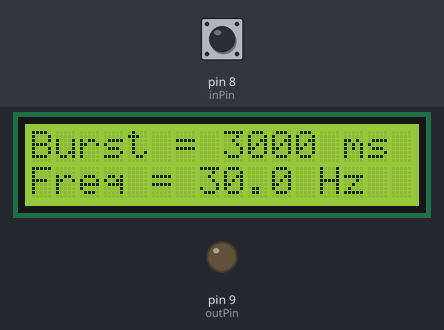
Recording of a sketch running on a simulated Arduino Uno, built with avr-gcc and run on an emulated ATmega328P. Shown: 16×2 character LCD, output pins drawn as LEDs (lit = HIGH). The inputs (shaded band) are chosen by the test bench; at power-on: pin 8 (inPin) HIGH. Pins used as bus, display or sensor lines are not drawn; what the sketch prints to the serial monitor is not drawn.

Above: at 1.3 s.
1.4 s: pin 8 (inPin) pulsed LOW 5 times (0.12 s each, 0.3 s apart)
At 3.47 s:
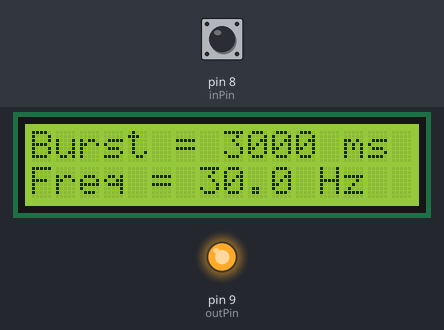
Timing chart, 0 to 7.2 s (numbered marks = the images above; inputs shaded):
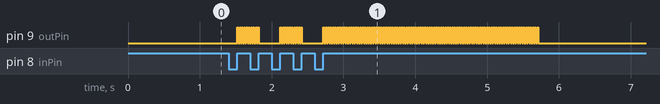

The sketch:

serialProgPulseLaserBurstWithLCD.ino
```cpp
/*

    When inPin goes from low to high, start pulsing on outPin with a pulseHalfPeriod.
    Keep pulsing for burstDuration and abort if inPin goes low to high

    Serial connection can be used to set burstDuration and pulseFreq
    String should look like this 'burstDuration:pulseFreq', where both are integers.  Values of 0 are ignored.

    See https://forum.arduino.cc/t/serial-input-basics/278284/2

    IC2 controlled LCD (I2C 16x2) shows current set points

    A4 connects to SDA
    A5 connects to SCL
    see also:
    https://wiki.dfrobot.com/I2C_TWI_LCD1602_Module__Gadgeteer_Compatible___SKU__DFR0063_
    https://www.makerguides.com/character-i2c-lcd-arduino-tutorial/

*/

#include <LiquidCrystal_I2C.h>
#include <Wire.h>

// The following values must match those used in arduinoSerialPulseGenerator.m
#define NEWLINE 10 // Linefeed LF (0x0A) sent to terminate string in Matlab, could also use CarriageReturn (CR) = 13 = 0x0D
#define BUFFERSIZE 52 // all commands will be this many bytes
#define BAUDRATE 115200 // must match matlab value

#define ABORTCMD "ABORT"
#define TRIGGERCMD "TRIGGER"
#define VALIDATECMD "VALIDATE"

#define MAXDURATION 4294967290 // for unsigned long

// Hardware Assignments
const int inPin = 8;
const int outPin = 9;
const int burstActivePin = LED_BUILTIN; // built in LED will show pulses

unsigned long currTime, burstEndTime, laserToggleTime;
unsigned long burstDuration = 3000; // ms
float pulseFreq = 30; // Hz
unsigned long pulseHalfPeriod; // ms, one on-off cycle occurs every 2 pulseHalfPeriods
int laserState = LOW;
int pulseActive = LOW;

bool abortFlag = false;
bool serialTrigger = false;
bool startBurst = false;

// Variables to set minimum interval before trigger pulses
unsigned long readyForTriggerTime;
int debounceWindow = 50; // ms, define minimum time between toggles

// LCD Interface
// Set the LCD address to 0x20 for a 16 chars and 2 line display
// (all address jumpers in place)
LiquidCrystal_I2C lcd(0x20, 16, 2);

bool inPinToggled = false;

int inPinState, prevInPinState;

enum programStates {
  WAITING,
  PULSING
};
int programState = WAITING;

void setup() {
  pinMode(inPin, INPUT);
  pinMode(outPin, OUTPUT);
  pinMode(burstActivePin, OUTPUT);
  inPinState = digitalRead(inPin);
  prevInPinState = inPinState;
  readyForTriggerTime = 0;

  // Calculate the pulseHalfPeriod based on frequency
  pulseHalfPeriod = 500 / pulseFreq;

  // Init the LCD
  lcd.init();
  lcd.backlight();
  lcd.clear();
  outputStateToLCD();

  // Activate the Serial interface
  Serial.begin(BAUDRATE);

}


void outputStateToLCD() {
  // Show current parameters
  lcd.home();
  lcd.print("Burst = ");
  if (burstDuration < MAXDURATION) {
    lcd.print(burstDuration);
    lcd.print(" ms     ");
  } else {
    lcd.print(" inf    ");
  }
  lcd.setCursor(0, 1);
  lcd.print("Freq = ");
  lcd.print(pulseFreq, 1);
  lcd.print(" Hz    ");
}


void loop() {

  currTime = millis();

  // Look for trigger pulses on inPin
  inPinToggled = false;
  if (currTime >= readyForTriggerTime || serialTrigger) {
    inPinState = digitalRead(inPin);
    if (inPinState != prevInPinState) { // toggle occured
      inPinToggled = true;
      prevInPinState = inPinState;
      readyForTriggerTime = currTime + debounceWindow;
      if (inPinToggled && inPinState == HIGH) startBurst = true;
    }
  }
  startBurst = (inPinToggled && inPinState == HIGH) || serialTrigger;

  // Determine when to start/stop pulse and when to turn the laser on and off
  switch (programState) {
    case WAITING:
      if (startBurst) {
        programState = PULSING;
        burstEndTime = currTime + burstDuration;
        laserToggleTime = currTime + pulseHalfPeriod;
        laserState = HIGH;
        pulseActive = HIGH;
        Serial.println("BurstStarting");
      }
      break;
    case PULSING:
      if ((inPinToggled && inPinState == HIGH) || (currTime > burstEndTime) || abortFlag) {
        laserState = LOW;
        pulseActive = LOW;
        programState = WAITING;
        if (abortFlag) Serial.println("BurstAborted");
        else Serial.println("BurstComplete");
      } else if (currTime >= laserToggleTime) {
        laserState = !laserState;
        laserToggleTime = currTime + pulseHalfPeriod;
      }
      break;
  }

  digitalWrite(outPin, laserState);
  digitalWrite(burstActivePin, pulseActive);

  // Process any command received over the serial interface
  abortFlag = false;
  serialTrigger = false;
  if (Serial.available() >= BUFFERSIZE) {
    String commandStr = Serial.readStringUntil(NEWLINE);
    while (Serial.available()) Serial.read(); // flush buffer
    // Look for ABORT or VALIDATE commands
    if (commandStr == ABORTCMD) abortFlag = true;
    else if (commandStr == VALIDATECMD) Serial.println("VALID");
    else if (commandStr == TRIGGERCMD) serialTrigger = true;
    else { // Assign variables based on string content
      int intBurst, intFreq;
      bool needRefresh = false;
      sscanf(commandStr.c_str(), "%d:%d", &intBurst, &intFreq);
      if ((intBurst > 0) && (burstDuration != intBurst)) {
        burstDuration = intBurst;
        needRefresh = true;
      } else if ((intBurst == 0) && (burstDuration != MAXDURATION)) {
        needRefresh = true;
        burstDuration = MAXDURATION;
      }
      if ((intFreq > 0) && (pulseFreq != (float)intFreq)) {
        needRefresh = true;
        pulseFreq = (float)intFreq;
        pulseHalfPeriod = 500 / pulseFreq;
      } else if ((intFreq == 0) && (pulseFreq != 0.0)) {
        needRefresh = true;
        pulseFreq = 0.0;
        pulseHalfPeriod = MAXDURATION;
      }
      if (needRefresh) outputStateToLCD();
    }
  }
}
```
